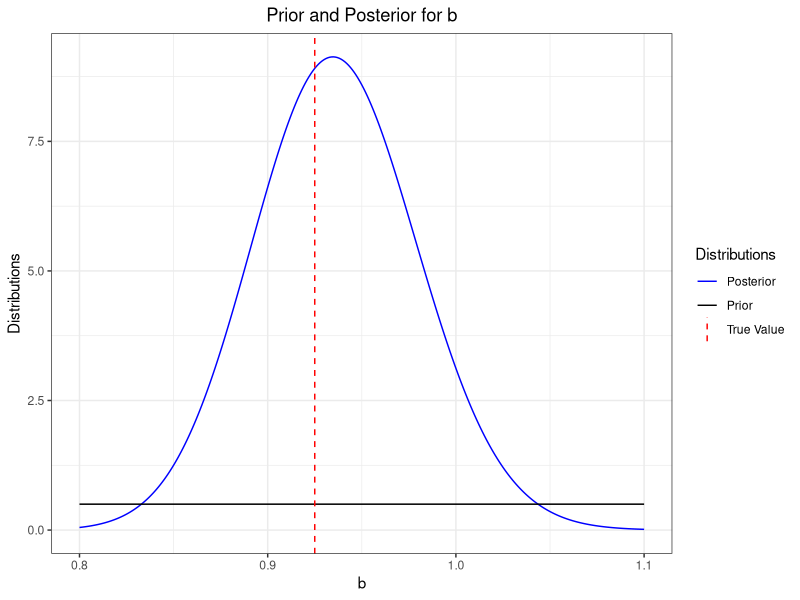

This figure's R source:
#Scripts to do the plots of the prior and posterio
library(ggplot2)

#Creating the data frame
datos=read.csv('posterior.csv');posterior=datos[,-1];n=length(posterior)
b=seq(0,2,length=n);prior=rep(0.5,n);

df=cbind(b,prior,posterior)
df=as.data.frame(df)

#Creating the plot
g=ggplot(df,aes(b,posterior))+geom_line(aes(col='Posterior'))

#Adding points
g=g+geom_line(aes(y=prior,col='Prior'))
g=g+theme_bw()

#Adding the line with the true value
g=g+geom_vline(aes(col='True Value',xintercept=0.925),linetype='dashed')

#Chaning colors manual
pivot=guide_legend(override.aes=list(linetype=c('solid','solid','dashed')))
g=g+scale_color_manual('Distributions',values=c('blue','black','red'),guide=pivot)

#lables
g=g+labs(x='b',y='Distributions')+ggtitle('Prior and Posterior for b')+theme(plot.title=element_text(hjust=0.5))
g=g+xlim(c(0.8,1.1))

#Chaging the theme


ggsave('../Tesis/FigChap3/prior_posterior.jpg',g)



